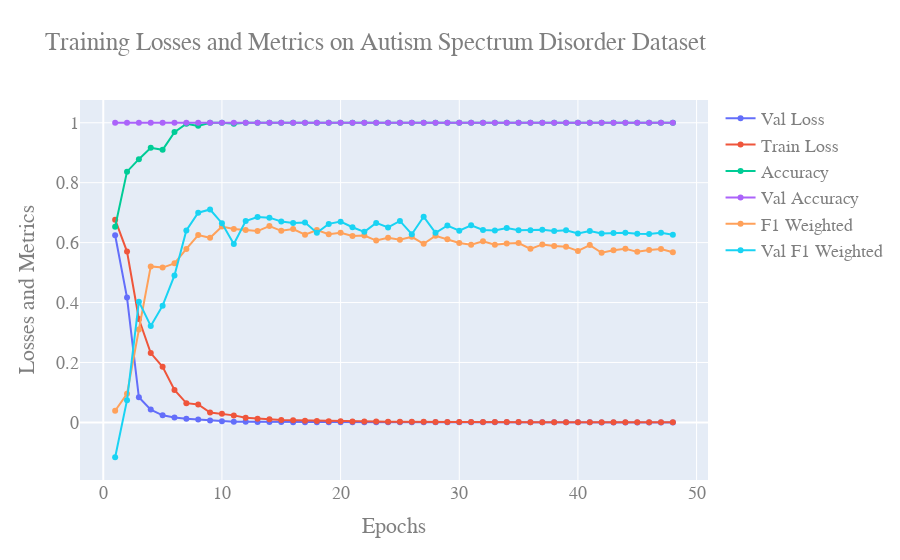

The cell this chart's notebook holds for it:
### Markdown cell above
Let's see the metrics and losses from the last model.

### Code cell
plot_accuracies_losses("Training Losses and Metrics on Autism Spectrum Disorder Dataset",
                       "Epochs",
                       "Losses and Metrics",
                        train_loss=model_history.history["loss"],
                        val_loss=model_history.history["val_loss"],
                        accuracy=model_history.history["accuracy"],
                        val_accuracy=model_history.history["val_accuracy"],
                        f1_weighted=model_history.history['f1_weighted'],
                        val_f1_weighted=model_history.history['val_f1_weighted'],
                        epochs=EPOCHS)
